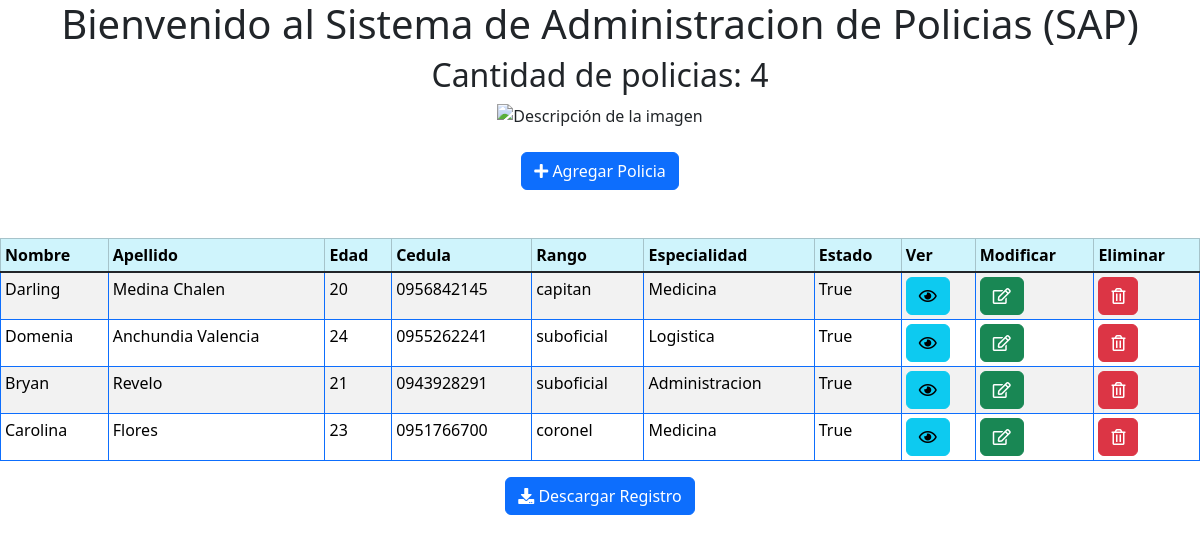
Before: / with the older database file.
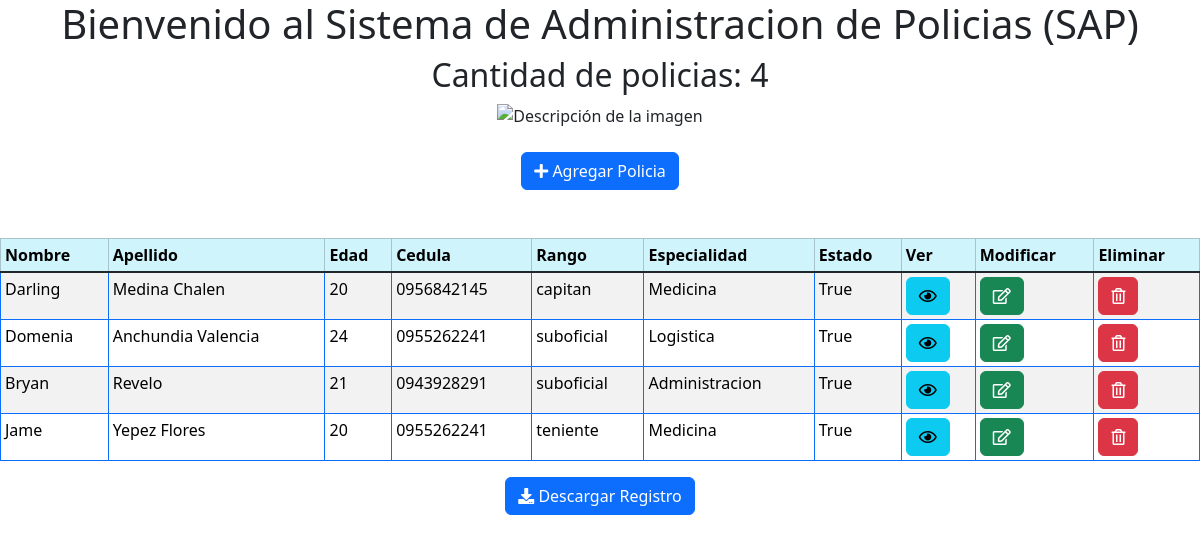
After: the same page with the newer database file.
### policia/models.py (models this page shows, shortened)
class policia(models.Model):
    nombres = models.CharField(max_length=20, null=True)
    apellidos = models.CharField(max_length=20, null=True)
    edad = models.CharField(max_length=20, null=True)
    cedula = models.CharField(max_length=20, null=True)
    puesto = models.ForeignKey(rango, on_delete=models.SET_NULL, null=True)
    especialista = models.ForeignKey(especialidad, on_delete=models.SET_NULL, null=True)
    activo = models.BooleanField(default=True)

class rango(models.Model):
    cargo = models.CharField(max_length=20, null=True)
    area = models.CharField(max_length=50, null=True)
    tiempo = models.IntegerField(max_length=20, null=True)
    sector = models.CharField(max_length=150, null=True)
    def __str__(self):
        return f'{self.cargo} '

class especialidad(models.Model):
    nombre = models.CharField(max_length=20, null=True)
    descripcion = models.CharField(max_length=20, null=True)
    nivel_academico = models.CharField(max_length=20, null=True)
    def __str__(self):
        return f'{self.nombre}'

### webapp/views.py (the view)
# urls.py: path('',bienvenida2, name='inicio'),
def bienvenida2(request):
    cantidad_policias = policia.objects.count()
    policias = policia.objects.all()
    dict_datos = {'cantidad_policias':cantidad_policias, 'policias':policias}
    pagina = loader.get_template('bienvenida.html')
    return HttpResponse(pagina.render(dict_datos,request))

### webapp/templates/bienvenida.html (shortened to what this page needs)
<!DOCTYPE html>
<html lang="en">
<head>
    {% load static %}
    <link href="https://cdnjs.cloudflare.com/ajax/libs/font-awesome/5.15.4/css/all.min.css" rel="stylesheet">
    <link href="https://cdn.jsdelivr.net/npm/bootstrap@5.3.2/dist/css/bootstrap.min.css" rel="stylesheet">
</head>
<body>
    <div class="panel panel-primary" align="center">
        <div class="panel-heading">
            <h1>Bienvenido al Sistema de Administracion de Policias (SAP)</h1>
        </div>
        <h2>Cantidad de policias: {{ cantidad_policias }}</h2>
        <img src="https://drive.google.com/uc?export=view&id=11s8YIGtH6qrgPLxO7hBxEeggAvGEsvYL" alt="Descripción de la imagen" width="500" height="250"><br>
    </div>
    <div align="center" class="">
        <br><a href="agregar_policia/" class="btn btn-primary"><i class="fas fa-plus"></i> Agregar Policia</a>
    </div>
    <br>
    <br>
    <table class="table table-hover table-striped table-bordered border-primary table-sm" style="width:100%">
        <thead>
            <tr scope="row" class="table-info">
                <th scope="col">Nombre</th>
                <th scope="col">Apellido</th>
                <th scope="col">Edad</th>
                <th scope="col">Cedula</th>
                <th scope="col">Rango</th>
                <th scope="col">Especialidad</th>
                <th scope="col">Estado</th>
                <th scope="col">Ver</th>
                <th scope="col">Modificar</th>
                <th scope="col">Eliminar</th>
            </tr>
        </thead>
        <tbody class="table-group-divider">
            {% for policia in policias %}
                <tr scope="row">
                    <td>{{ policia.nombres }}</td>
                    <td>{{ policia.apellidos }}</td>
                    <td>{{ policia.edad }}</td>
                    <td>{{ policia.cedula }}</td>
                    <td>{{ policia.puesto|default_if_none:"-" }}</td>
                    <td>{{ policia.especialista|default_if_none:"-" }}</td>
                    <td>{{ policia.activo }}</td>
                    <td><a href="ver_policia/{{ policia.id }}" class="btn btn-info"><i class="far fa-eye"></i></a></td>
                    <td><a href="modificar_policia/{{ policia.id }}" class="btn btn-success"><i class="far fa-edit"></i></a></td>
                    <td><a href="eliminar_policia/{{ policia.id }}" class="btn btn-danger"><i class="far fa-trash-alt"></i></a></td>
                </tr>
            {% endfor %}
        </tbody>
    </table>
    <div align="center">
        <a id="btn-descargar-csv" class="btn btn-primary" href="#"><i class="fas fa-download"></i> Descargar Registro</a>
    </div>
    <br>
    <br>
</body>
</html>

Changed rows visible on the page:
removed policia: nombres "Carolina", apellidos "Flores", edad "23", cedula "0951766700", puesto "coronel", especialista "Medicina", activo "True"
added policia: nombres "Jame", apellidos "Yepez Flores", edad "20", cedula "0955262241", puesto "teniente", especialista "Medicina", activo "True"
